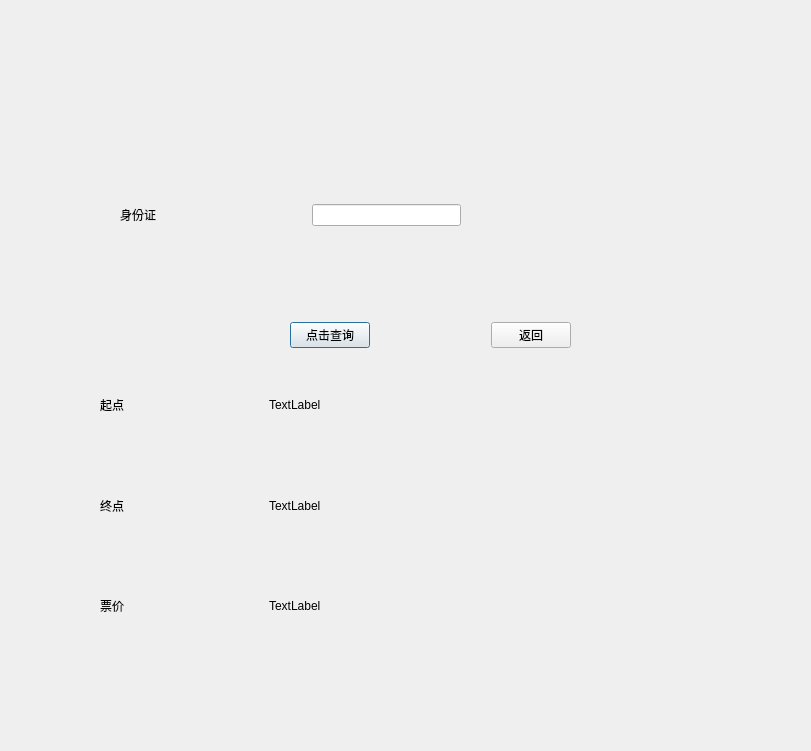
<?xml version="1.0" encoding="UTF-8"?>
<ui version="4.0">
 <class>Ticketinfosearch</class>
 <widget class="QDialog" name="Ticketinfosearch">
  <property name="geometry">
   <rect>
    <x>0</x>
    <y>0</y>
    <width>811</width>
    <height>751</height>
   </rect>
  </property>
  <property name="windowTitle">
   <string>Dialog</string>
  </property>
  <widget class="QWidget" name="layoutWidget">
   <property name="geometry">
    <rect>
     <x>120</x>
     <y>200</y>
     <width>341</width>
     <height>30</height>
    </rect>
   </property>
   <layout class="QHBoxLayout" name="horizontalLayout">
    <item>
     <widget class="QLabel" name="label_id">
      <property name="text">
       <string>身份证</string>
      </property>
     </widget>
    </item>
    <item>
     <spacer name="horizontalSpacer">
      <property name="orientation">
       <enum>Qt::Horizontal</enum>
      </property>
      <property name="sizeHint" stdset="0">
       <size>
        <width>40</width>
        <height>20</height>
       </size>
      </property>
     </spacer>
    </item>
    <item>
     <widget class="QLineEdit" name="lineEdit"/>
    </item>
   </layout>
  </widget>
  <widget class="QWidget" name="layoutWidget">
   <property name="geometry">
    <rect>
     <x>290</x>
     <y>320</y>
     <width>281</width>
     <height>30</height>
    </rect>
   </property>
   <layout class="QHBoxLayout" name="horizontalLayout_2">
    <item>
     <widget class="QPushButton" name="pushButton_yes">
      <property name="text">
       <string>点击查询</string>
      </property>
     </widget>
    </item>
    <item>
     <spacer name="horizontalSpacer_2">
      <property name="orientation">
       <enum>Qt::Horizontal</enum>
      </property>
      <property name="sizeHint" stdset="0">
       <size>
        <width>40</width>
        <height>20</height>
       </size>
      </property>
     </spacer>
    </item>
    <item>
     <widget class="QPushButton" name="pushButton_back">
      <property name="text">
       <string>返回</string>
      </property>
     </widget>
    </item>
   </layout>
  </widget>
  <widget class="QWidget" name="layoutWidget">
   <property name="geometry">
    <rect>
     <x>100</x>
     <y>395</y>
     <width>221</width>
     <height>221</height>
    </rect>
   </property>
   <layout class="QVBoxLayout" name="verticalLayout">
    <item>
     <layout class="QHBoxLayout" name="horizontalLayout_3">
      <item>
       <widget class="QLabel" name="label">
        <property name="text">
         <string>起点</string>
        </property>
       </widget>
      </item>
      <item>
       <spacer name="horizontalSpacer_3">
        <property name="orientation">
         <enum>Qt::Horizontal</enum>
        </property>
        <property name="sizeHint" stdset="0">
         <size>
          <width>40</width>
          <height>20</height>
         </size>
        </property>
       </spacer>
      </item>
      <item>
       <widget class="QLabel" name="label_start">
        <property name="text">
         <string>TextLabel</string>
        </property>
       </widget>
      </item>
     </layout>
    </item>
    <item>
     <spacer name="verticalSpacer">
      <property name="orientation">
       <enum>Qt::Vertical</enum>
      </property>
      <property name="sizeHint" stdset="0">
       <size>
        <width>20</width>
        <height>40</height>
       </size>
      </property>
     </spacer>
    </item>
    <item>
     <layout class="QHBoxLayout" name="horizontalLayout_4">
      <item>
       <widget class="QLabel" name="label_2">
        <property name="text">
         <string>终点</string>
        </property>
       </widget>
      </item>
      <item>
       <spacer name="horizontalSpacer_4">
        <property name="orientation">
         <enum>Qt::Horizontal</enum>
        </property>
        <property name="sizeHint" stdset="0">
         <size>
          <width>40</width>
          <height>20</height>
         </size>
        </property>
       </spacer>
      </item>
      <item>
       <widget class="QLabel" name="label_end">
        <property name="text">
         <string>TextLabel</string>
        </property>
       </widget>
      </item>
     </layout>
    </item>
    <item>
     <spacer name="verticalSpacer_2">
      <property name="orientation">
       <enum>Qt::Vertical</enum>
      </property>
      <property name="sizeHint" stdset="0">
       <size>
        <width>20</width>
        <height>40</height>
       </size>
      </property>
     </spacer>
    </item>
    <item>
     <layout class="QHBoxLayout" name="horizontalLayout_5">
      <item>
       <widget class="QLabel" name="label_3">
        <property name="text">
         <string>票价</string>
        </property>
       </widget>
      </item>
      <item>
       <spacer name="horizontalSpacer_5">
        <property name="orientation">
         <enum>Qt::Horizontal</enum>
        </property>
        <property name="sizeHint" stdset="0">
         <size>
          <width>40</width>
          <height>20</height>
         </size>
        </property>
       </spacer>
      </item>
      <item>
       <widget class="QLabel" name="label_price">
        <property name="text">
         <string>TextLabel</string>
        </property>
       </widget>
      </item>
     </layout>
    </item>
   </layout>
  </widget>
 </widget>
 <resources/>
 <connections/>
</ui>
